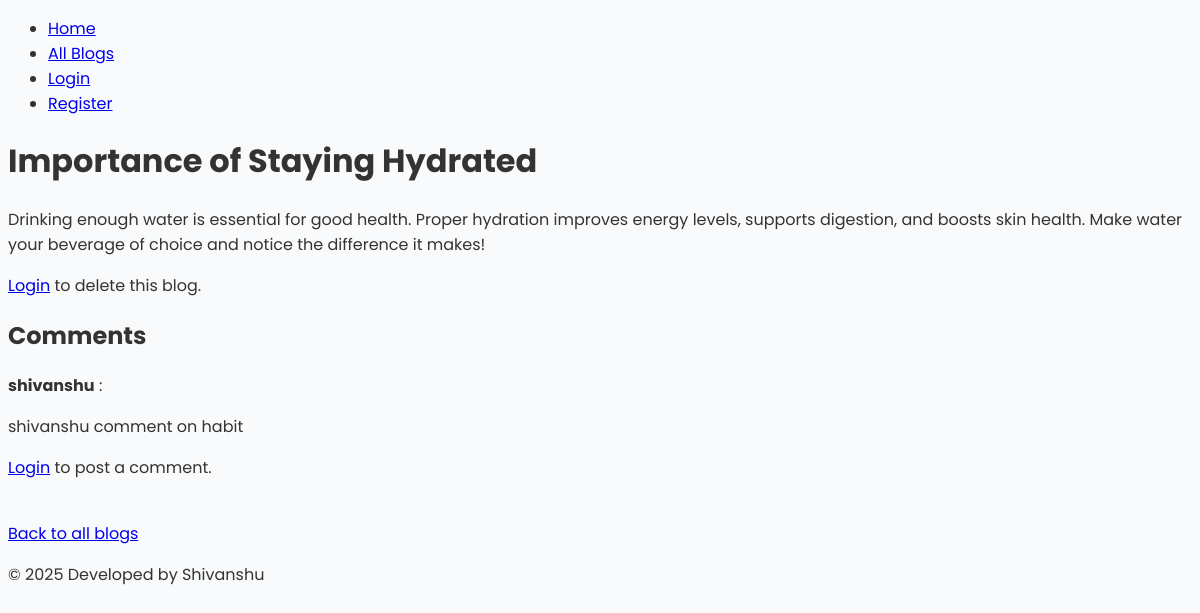
Before: /blogs/6 with the older database file.
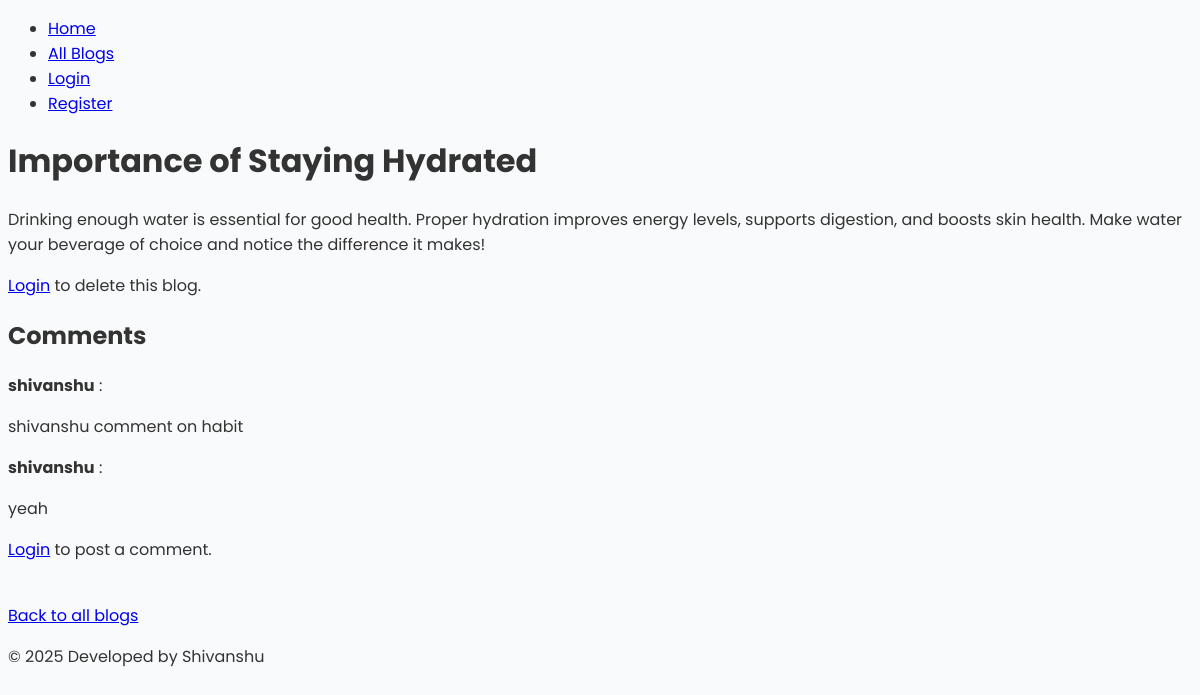
After: the same page with the newer database file.
### models/comment.py (models this page shows)
class Comment(SQLModel, table=True):
    id: Optional[int] = Field(default=None, primary_key=True)
    blog_id: int = Field(foreign_key="blog.id")
    username: str  # the user who commented
    content: str
    blog: Optional["Blog"] = Relationship(back_populates="comments")

### routers/blogs.py (the view)
@router.get("/blogs/{blog_id}", response_class=HTMLResponse)
async def blog_detail(
    request: Request,
    blog_id: int,  # Accept blog_id as a path parameter
    session: SessionDep,
    username: str | None = Depends(get_username)
):
    user_authenticated = username is not None
    blog = session.exec(select(Blog).where(Blog.id == blog_id)).first()
    if not blog:
        raise HTTPException(status_code=404, detail="Blog not found")
    comments = session.exec(select(Comment).where(Comment.blog_id == blog_id)).all()
    return templates.TemplateResponse(
        "blogDetails.html",
        {
            "request": request,
            "blog": blog,
            "comments": comments,
            "user_authenticated": user_authenticated,
            "username": username
        }
    )

### templates/blogDetails.html (shortened to what this page needs)
{% extends "base.html" %}
{% block content %}
<div class="container">
    <h1>{{ blog.title }}</h1>
    <p>{{ blog.body }}</p>
    {% if user_authenticated %}
        <form action="/blog/{{ blog.id }}/" method="post">
            <button type="submit"> Delete Blog</button>
        </form>
    {% else %}
        <p><a href="/login">Login</a> to delete this blog.</p>
    {% endif %}
    <h2>Comments</h2>
    <div class="comments">
        {% if comments %}
            {% for comment in comments %}
                <div class="comment">
                    <b>{{ comment.username }}</b> : <p>{{ comment.content }}</p>
                </div>
            {% endfor %}
        {% else %}
            <p>No comments yet.</p>
        {% endif %}
    </div>
    {% if user_authenticated %}
        <h3>Leave a Comment</h3>
        <form action="/blogs/{{ blog.id }}/comment" method="post">
            <textarea name="comment_content" placeholder="Your comment" required></textarea><br>
            <button type="submit">Post Comment</button>
        </form>
    {% else %}
        <p><a href="/login">Login</a> to post a comment.</p>
    {% endif %}
    <br>
    <a href="/blogs/">Back to all blogs</a>
</div>
{% endblock %}

Changed rows visible on the page:
added Comment: username "shivanshu", content "yeah"
